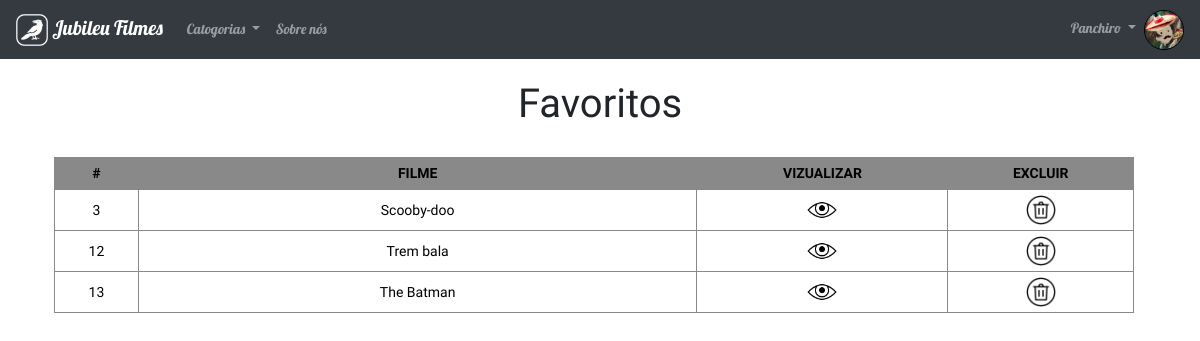
The page /app/_favoritos.php (signed in) on the database its author committed.
### tables this page shows
CREATE TABLE `favoritos` (
  `idF` int(11) NOT NULL,
  `id_user` int(11) NOT NULL,
  `id_filme` int(11) NOT NULL
);

CREATE TABLE `filmes` (
  `id` int(11) NOT NULL,
  `titulo` varchar(255) NOT NULL,
  `diretor` varchar(255) NOT NULL,
  `nota` float NOT NULL,
  `ano` int(4) NOT NULL,
  `fe` varchar(5) NOT NULL,
  `duracao` time NOT NULL,
  `gen1` int(2) NOT NULL,
  `gen2` int(2) NOT NULL,
  `gen3` int(2) NOT NULL,
  `gen4` int(2) NOT NULL,
  `sinopse` varchar(1500) NOT NULL,
  `img` varchar(255) NOT NULL
);

### app/_favoritobd.php (called while the page is built)
<?php
    require_once("./_conexao/conexao.php");
    try{
        $sql = "SELECT * FROM favoritos, filmes WHERE id_user = :id and filmes.id = favoritos.id_filme";
        $consulta = $conexao->prepare($sql);
        $consulta->bindValue(':id', $_SESSION['id']);
        $consulta->execute();
        $dados = $consulta->fetchAll();
        $totalRegistros = $consulta->rowCount();
    }catch(PDOException $erro){
        echo("Código do Erro.: ".$erro->getCode());
        echo("Descrição......: ".$erro->getMessage());
    }

### app/_favoritos.php (the view, shortened to what this page needs)
<!DOCTYPE html>
<html lang="pt-br">
<head>
    <link rel="stylesheet" href="https://cdn.jsdelivr.net/npm/bootstrap@4.0.0/dist/css/bootstrap.min.css">
    <link rel="stylesheet" href="css/styleOthers.css">
</head>
<body>
    <nav class="navbar navbar-expand-lg navbar-dark bg-dark text-light" id="home">
        <a class="navbar-brand" href="../index.php"><img class="logo" src="../imagens/logoRev3.png" alt=""> Jubileu Filmes </a>
        <div class="collapse navbar-collapse" id="navbarSupportedContent">
      <ul class="navbar-nav mr-auto">
        <li class="nav-item dropdown">
          <a class="nav-link dropdown-toggle" href="#" id="navbarDropdown" role="button" data-toggle="dropdown" aria-expanded="true">
            Catogorias
          </a>
        </li>
        <li class="nav-item">
          <a class="nav-link" href="#fim">Sobre nós</a>
        </li>
      </ul>
        <?php
          if ((isset($_SESSION['nome']))&&(($_SESSION['adm'])==0)) {
        ?>
        <ul class="navbar-nav ml-auto">
          <li class="nav-item dropdown">
            <a class="nav-link dropdown-toggle" href="#" id="navbarDropdown" role="button" data-toggle="dropdown" aria-expanded="true">
              <?php
                echo $_SESSION["nome"];
              ?>
            </a>
          </li>
          <li>
          <img src="../fotos/<?=$_SESSION['foto'];?>" alt="" style="width: 40px; height:40px; border-radius:50px; border: 0.5px solid black">
          </li>
          <?php
          }else if((isset($_SESSION['nome']))&&(($_SESSION['adm'])==1)) {
          ?>
            <ul class="navbar-nav ml-auto">
          <li class="nav-item dropdown">
            <a class="nav-link dropdown-toggle" href="#" id="navbarDropdown" role="button" data-toggle="dropdown" aria-expanded="true">
              <?php
                echo $_SESSION["nome"];
              ?>
            </a>
            <div class="dropdown-menu dropdown-menu-right" aria-labelledby="navbarDropdown">
              <a class="dropdown-item" href="./cad-filme.php">Cadastrar Filmes</a>
              <a class="dropdown-item" href="./menu_filme.php">Menu de Filmes</a>
              <a class="dropdown-item" href="./menu_users.php">Menu de Usuário</a>
              <a class="dropdown-item" href="./_favoritos.php">Favoritos</a>
              <a class="dropdown-item" href="./_logout.php">Sair</a>
            </div>
          </li>
          <li>
          <img src="../fotos/<?=$_SESSION['foto'];?>" alt="" style="width: 40px; height:40px; border-radius:50px; border: 0.8px solid black">
          </li>
            </ul>
        <?php
           }
        ?>
    </div>
  </nav>
    <div>
        <br>
        <h1>Favoritos</h1>
        <br>
    </div>
<div class="tab">
    <table>
        <thead>
            <tr>
                <th width="30">#</th>
                <th width="200">FILME</th>
                <th width="30">VIZUALIZAR</th>
                <th width="30">EXCLUIR</th>
            </tr>
        </thead>
        <tbody>
            <?php
                require_once("./_favoritobd.php");
                if($totalRegistros > 0){
                    foreach($dados as $linha){
            ?>
            <tr>
                <td><?= $linha["idF"];?></td>
                <td><?= $linha["titulo"];?></td>
                <td align="center">
                    <a href="./view-filme.php?id=<?= $linha['id'];?>">
                        <img src="../imagens/zoio.png" alt="Atualizar" width="30">
                    </a>
                </td>
                <td align="center">
                    <a href="./_exc-favorito.php?id=<?= $linha['idF'];?>"">
                        <img src="../imagens/delete.png" alt="Excluir" width="30">
                    </a>
                </td>
            </tr>
            <?php
                    }
                }
            ?>
        </tbody>
    </table>
</div>
<br><br><br><br>
</body>

### app/css/styleOthers.css (style rules this page uses)
* { padding: 0; margin: 0; box-sizing: border-box; }
body { background-color: #ffffff; width: 100vw; height: 100vh; font-size: 14px; font-family: 'Prompt', sans-serif; overflow-x: hidden; }
nav { font-family: 'Lobster', cursive; }
h1 { text-align: center; }
table { border: 1px solid #8a8989; width: 100%; border-collapse: collapse; }
tr { border: 1px solid #8a8989; }
th, td { border: 1px solid #8a8989; padding: 5px; text-align: center; color: #000000; }
th { background-color: #8a8989; }
.tab { width: 90%; display: flex; align-items: center ; justify-content: center; margin-left: 4.5%; }
.logo { width: 2rem; height: 2rem; }

### rows shown on the page
favoritos: idF "3", id_filme.titulo "Scooby-doo"
favoritos: idF "12", id_filme.titulo "Trem bala"
favoritos: idF "13", id_filme.titulo "The Batman"

### other values the page prints
$_SESSION["nome"] "Panchiro"
